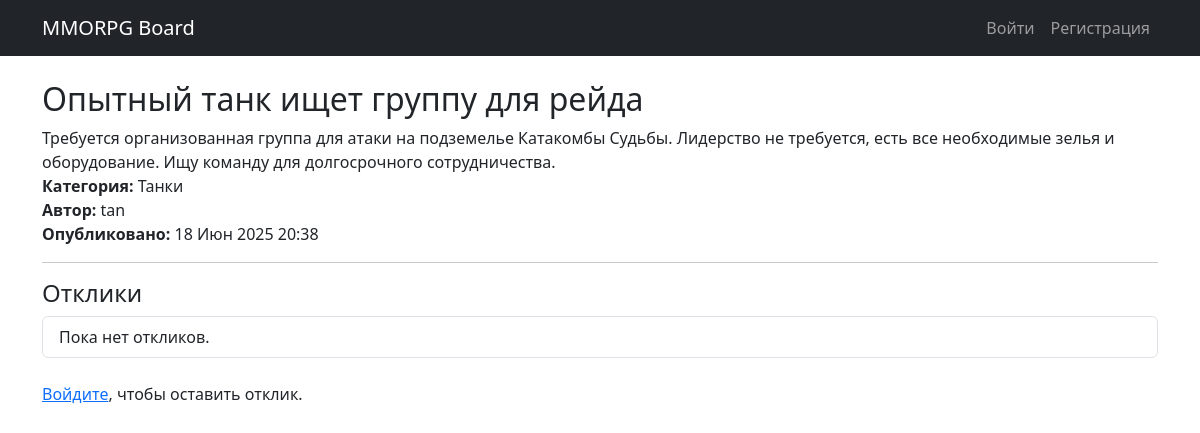
Screenshot of /post/12/ with the database file from the repository.
### board/models.py (models this page shows, shortened)
class Post(models.Model):
    author = models.ForeignKey(User, on_delete=models.CASCADE)
    title = models.CharField(max_length=100)
    content = RichTextUploadingField()
    category = models.ForeignKey(Category, on_delete=models.SET_NULL, null=True)
    created_at = models.DateTimeField(auto_now_add=True)
    updated_at = models.DateTimeField(auto_now=True)
    class Meta:
        ordering = ['-created_at']
        verbose_name = 'Объявление'
        verbose_name_plural = 'Объявления'

class Category(models.Model):
    name = models.CharField(max_length=100, unique=True, choices=CATEGORY_CHOICES)

### board/views.py (the view)
# urls.py: path('post/<int:pk>/', PostDetailView.as_view(), name='post_detail'),
class PostDetailView(DetailView):
    model = Post
    template_name = 'board/post_detail.html'
    context_object_name = 'post'
    def get_context_data(self, **kwargs):
        context = super().get_context_data(**kwargs)
        context['form'] = ReplyForm()
        return context
    def post(self, request, *args, **kwargs):
        self.object = self.get_object()
        form = ReplyForm(request.POST)
        if form.is_valid():
            reply = form.save(commit=False)
            reply.post = self.object
            reply.user = request.user
            reply.save()
            messages.success(request, 'Отклик отправлен!')
            return redirect('post_detail', pk=self.object.pk)
        context = self.get_context_data(form=form)
        return self.render_to_response(context)

### templates/board/post_detail.html (shortened to what this page needs)
{% extends 'base.html' %}
{% block content %}
<h2>{{ post.title }}</h2>
<div class="mb-3">
<div>{{ post.content|safe }}</div>
  <p>
    <strong>Категория:</strong> {{ post.category.get_name_display }}<br>
    <strong>Автор:</strong> {{ post.author.username }}<br>
    <strong>Опубликовано:</strong> {{ post.created_at|date:"d M Y H:i" }}
  </p>
</div>
<hr>
<h4>Отклики</h4>
<ul class="list-group mb-4">
  {% for reply in replies %}
    <li class="list-group-item d-flex justify-content-between align-items-center">
      <div>
        <strong>{{ reply.user }}</strong>: {{ reply.text }}
        {% if reply.accepted %}
          <span class="badge bg-success ms-2">Принят</span>
        {% endif %}
      </div>
    </li>
  {% empty %}
    <li class="list-group-item">Пока нет откликов.</li>
  {% endfor %}
</ul>
{% if user.is_authenticated %}
  <h4>Откликнуться</h4>
  <form method="post" class="mb-5">
    {% csrf_token %}
    {{ form.as_p }}
    <button class="btn btn-primary" type="submit">Отправить отклик</button>
  </form>
{% else %}
  <p><a href="{% url 'login' %}">Войдите</a>, чтобы оставить отклик.</p>
{% endif %}
{% endblock %}

### rows the page displays
Post: title "Опытный танк ищет группу для рейда", content "Требуется организованная группа для атаки на подземелье Катакомбы Судьбы. Лидерство не требуется, есть все необходимые зелья и оборудование. Ищу команду для долгосрочного сотрудничества.", category.name "Танки", author.username "tan", created_at "18 Июн 2025 20:38"
